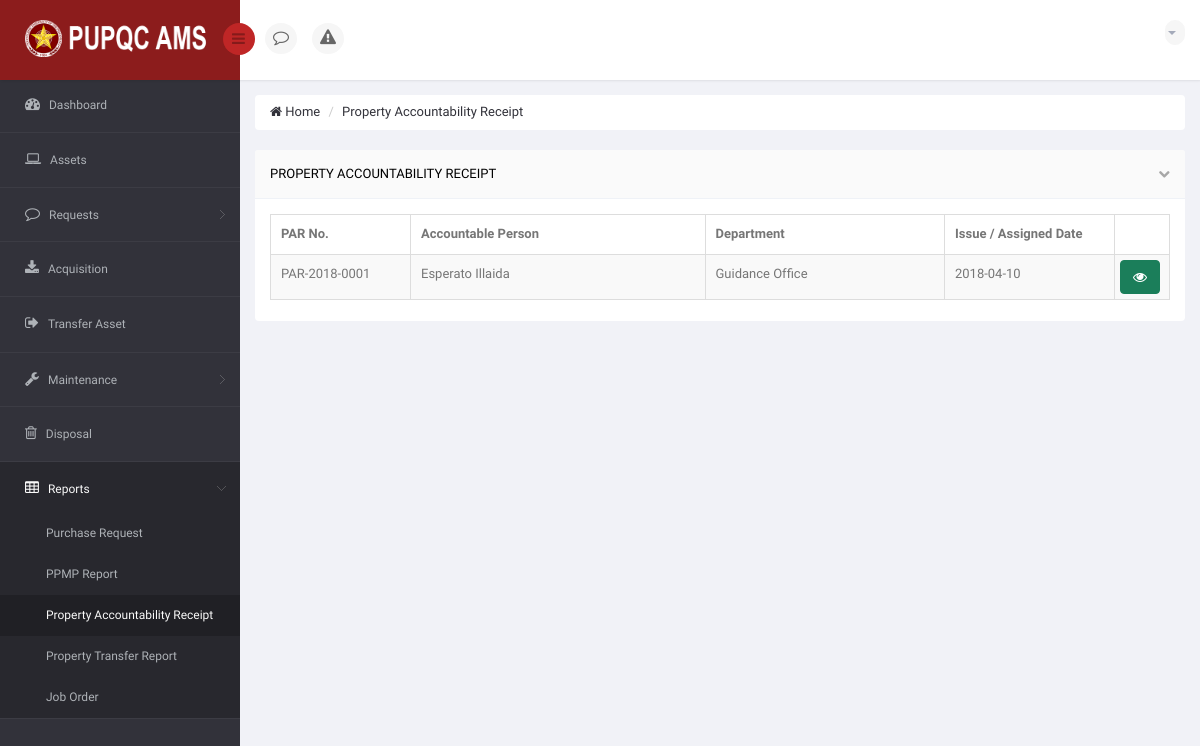
/DIR/PropertyOfficer/POPropertyAccountabilityReceipt.php (signed in), run on an earlier commit of the app's database.
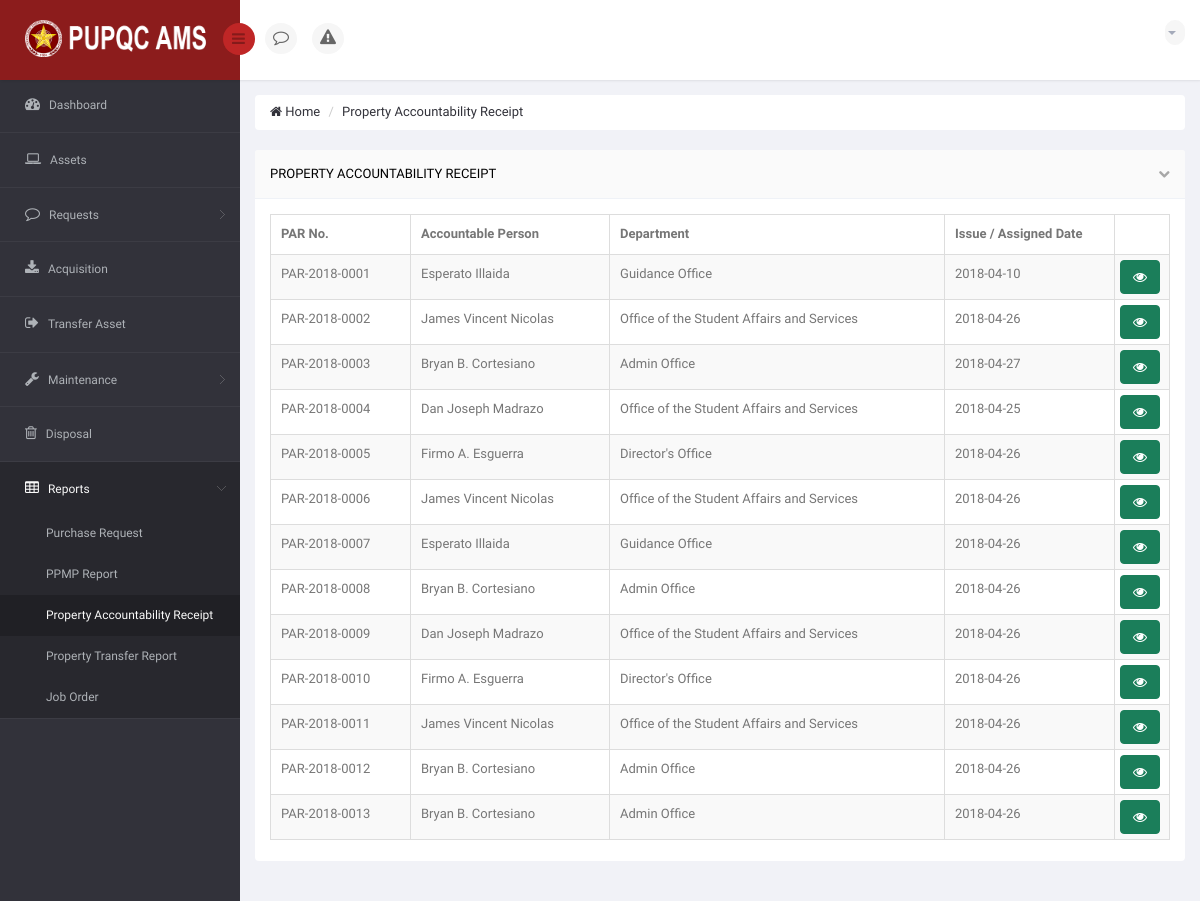
And on a later commit of the database.
### tables this page shows
CREATE TABLE `ams_t_par` (
  `PAR_ID` int(11) NOT NULL,
  `PAR_NO` varchar(15) NOT NULL,
  `PAR_DATE` date NOT NULL,
  `PAR_ISSUED_BY` varchar(120) NOT NULL
);

### DIR/PropertyOfficer/POPropertyAccountabilityReceipt.php (the view, shortened to what the changed rows need)
<!DOCTYPE html>
<html lang="en">
<head>
    <link href="../../bs3/css/bootstrap.min.css" rel="stylesheet">
    <link href="../../css/bootstrap-reset.css" rel="stylesheet">
    <link href="../../font-awesome/css/font-awesome.css" rel="stylesheet" />
    <link href="../../js/advanced-datatable/css/demo_page.css" rel="stylesheet" />
    <link href="../../js/advanced-datatable/css/demo_table.css" rel="stylesheet" />
    <link rel="stylesheet" href="../../js/data-tables/DT_bootstrap.css" />
    <link href="../../css/style.css" rel="stylesheet">
    <link href="../../css/style-responsive.css" rel="stylesheet" />
    <link href="../../js/iCheck/skins/minimal/minimal.css" rel="stylesheet">
    <link href="../../js/iCheck/skins/minimal/red.css" rel="stylesheet">
    <link href="../../js/iCheck/skins/minimal/green.css" rel="stylesheet">
    <link href="../../js/iCheck/skins/minimal/blue.css" rel="stylesheet">
    <link href="../../js/iCheck/skins/minimal/yellow.css" rel="stylesheet">
    <link href="../../js/iCheck/skins/minimal/purple.css" rel="stylesheet">
    <link href="../../js/iCheck/skins/square/square.css" rel="stylesheet">
    <link href="../../js/iCheck/skins/square/red.css" rel="stylesheet">
    <link href="../../js/iCheck/skins/square/green.css" rel="stylesheet">
    <link href="../../js/iCheck/skins/square/blue.css" rel="stylesheet">
    <link href="../../js/iCheck/skins/square/yellow.css" rel="stylesheet">
    <link href="../../js/iCheck/skins/square/purple.css" rel="stylesheet">
    <link href="../../js/iCheck/skins/flat/grey.css" rel="stylesheet">
    <link href="../../js/iCheck/skins/flat/red.css" rel="stylesheet">
    <link href="../../js/iCheck/skins/flat/green.css" rel="stylesheet">
    <link href="../../js/iCheck/skins/flat/blue.css" rel="stylesheet">
    <link href="../../js/iCheck/skins/flat/yellow.css" rel="stylesheet">
    <link href="../../js/iCheck/skins/flat/purple.css" rel="stylesheet">
    <link rel="stylesheet" type="text/css" href="../../js/select2/select2.css" />
    <link rel="stylesheet" type="text/css" href="../../js/bootstrap-daterangepicker/daterangepicker-bs3.css" />
    <link rel="stylesheet" type="text/css" href="../../js/bootstrap-datetimepicker/css/datetimepicker.css" />
    <link rel="stylesheet" type="text/css" href="../../js/bootstrap-datepicker/css/datepicker.css" />
    <link href="../../js/plugins/sweetalert/sweetalert.css" type="text/css" rel="stylesheet" media="screen,projection">
</head>
<body>
<section id="container" >
                <?php
                    include('../Connection/db.php');
                  ?>
    <section id="main-content">
        <section class="wrapper">
            <div class="row">
                <div class="col-sm-12">
                    <section class="panel">
                        <div class="panel-body">
                            <div class="adv-table">
                                <table  class="display table table-bordered table-striped" id="dynamic-table">
                                    <thead>
                                        <tr>
                                            <th style="width: 140px;">PAR No.</th>
                                            <th style="">Accountable Person</th>
                                            <th style="">Department</th>
                                            <th style="width: 170px;">Issue / Assigned Date</th>
                                            <th style="width: 55px;"></th>
                                        </tr>
                                    </thead>
                                    <tbody>
                                        <?php
                                            $sql = "SELECT PAR.PAR_ID, PAR.PAR_NO, PAR.PAR_DATE, EMP.EP_FNAME, EMP.EP_MNAME, EMP.EP_LNAME, O.O_NAME FROM ams_t_par AS PAR INNER JOIN ams_t_par_sub AS PARS ON PAR.PAR_ID = PARS.PAR_ID INNER JOIN ams_r_employee_profile AS EMP ON PARS.EP_ID = EMP.EP_ID INNER JOIN ams_r_office AS O ON EMP.O_ID = O.O_ID GROUP BY PAR.PAR_ID";
                                            $result = mysqli_query($connection, $sql) or die("Bad Query: $sql");
                                            while($row = mysqli_fetch_assoc($result))
                                            {
                                              $id = $row['PAR_ID'];
                                              $no = $row['PAR_NO'];
                                              $date = $row['PAR_DATE'];
                                              $named = $row['EP_FNAME'] . " " . $row['EP_MNAME'] . " " . $row['EP_LNAME'];
                                              $officename = $row['O_NAME'];
                                        ?>
                                        <tr class="gradeX">
                                            <td> <?php echo $no; ?> </td>
                                            <td> <?php echo $named; ?> </td>
                                            <td> <?php echo $officename; ?> </td>
                                            <td> <?php echo $date; ?> </td>
                                            <td>
                                                <a class="btn btn-success" style="margin: -5px;" href="POPARReports.php?receiveparid=<?php echo $id; ?>"><i class="fa fa-eye"></i></a>
                                            </td>
                                        </tr>
                                        <?php
                                            }
                                        ?>
                                    </tbody>
                                </table>
                            </div>
                        </div>
                    </section>
                </div>
            </div>
        </section>
    </section>
</section>
</body>
</html>

What changed in the data, as far as the page shows it:
added ams_t_par: PAR_NO "PAR-2018-0002", named "James Vincent Nicolas", officename "Office of the Student Affairs and Services", PAR_DATE "2018-04-26"
added ams_t_par: PAR_NO "PAR-2018-0003", named "Bryan B. Cortesiano", officename "Admin Office", PAR_DATE "2018-04-27"
added ams_t_par: PAR_NO "PAR-2018-0004", named "Dan Joseph Madrazo", officename "Office of the Student Affairs and Services", PAR_DATE "2018-04-25"
added ams_t_par: PAR_NO "PAR-2018-0005", named "Firmo A. Esguerra", officename "Director's Office", PAR_DATE "2018-04-26"
added ams_t_par: PAR_NO "PAR-2018-0006", named "James Vincent Nicolas", officename "Office of the Student Affairs and Services", PAR_DATE "2018-04-26"
added ams_t_par: PAR_NO "PAR-2018-0007", named "Esperato Illaida", officename "Guidance Office", PAR_DATE "2018-04-26"
added ams_t_par: PAR_NO "PAR-2018-0008", named "Bryan B. Cortesiano", officename "Admin Office", PAR_DATE "2018-04-26"
added ams_t_par: PAR_NO "PAR-2018-0009", named "Dan Joseph Madrazo", officename "Office of the Student Affairs and Services", PAR_DATE "2018-04-26"
added ams_t_par: PAR_NO "PAR-2018-0010", named "Firmo A. Esguerra", officename "Director's Office", PAR_DATE "2018-04-26"
added ams_t_par: PAR_NO "PAR-2018-0011", named "James Vincent Nicolas", officename "Office of the Student Affairs and Services", PAR_DATE "2018-04-26"
added ams_t_par: PAR_NO "PAR-2018-0012", named "Bryan B. Cortesiano", officename "Admin Office", PAR_DATE "2018-04-26"
added ams_t_par: PAR_NO "PAR-2018-0013", named "Bryan B. Cortesiano", officename "Admin Office", PAR_DATE "2018-04-26"
